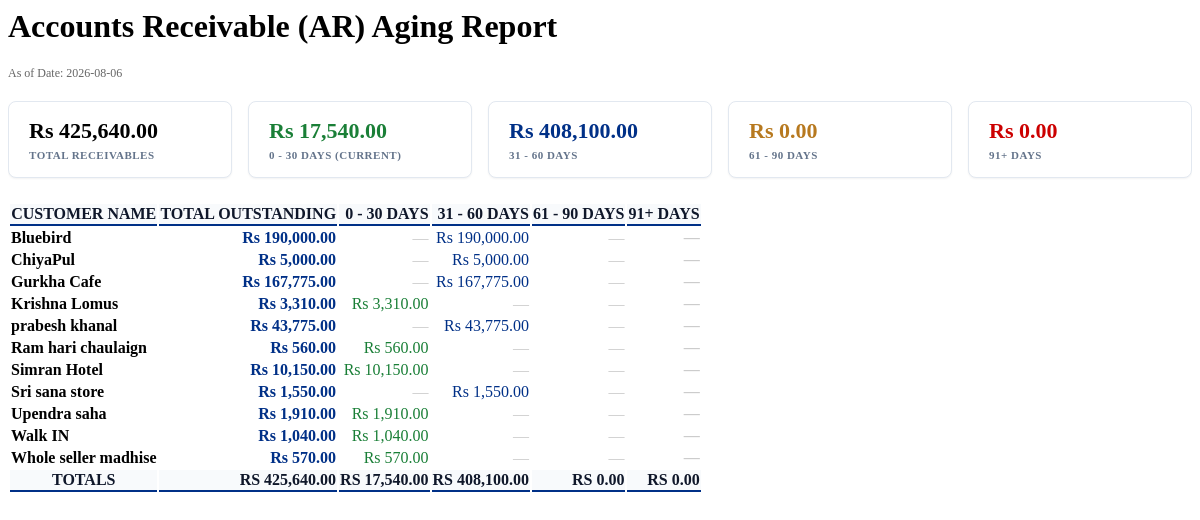
The app's page /forms/modules/reports/customers/receivable_aging_list.php with its own data.
### tables this page shows
CREATE TABLE `system_info` (
  `id` int(30) NOT NULL,
  `meta_field` text NOT NULL,
  `meta_value` text NOT NULL
);

CREATE TABLE `customers` (
  `id` varchar(36) NOT NULL,
  `customer_code` varchar(20) DEFAULT NULL,
  `full_name` varchar(150) NOT NULL,
  `customer_type` enum('retail','wholesale','bar','hotel') NOT NULL,
  `location_id` varchar(36) DEFAULT NULL,
  `phone` varchar(20) DEFAULT NULL,
  `email` varchar(150) DEFAULT NULL,
  `pan_number` varchar(20) DEFAULT NULL,
  `receivable_account_id` varchar(36) NOT NULL,
  `credit_limit` decimal(14,2) DEFAULT NULL,
  `payment_terms_days` int(11) DEFAULT NULL,
  `is_active` tinyint(1) NOT NULL DEFAULT 1,
  `created_at` timestamp NOT NULL DEFAULT current_timestamp(),
  `is_deleted` tinyint(1) DEFAULT 0,
  `updated_at` timestamp NOT NULL DEFAULT current_timestamp() ON UPDATE current_timestamp()
);

### forms/modules/reports/customers/receivable_aging_list.php (the view, shortened to what the rows shown need)
<?php
require_once 'database/DBConnection.php';
require_once 'forms/modules/reports/rpt_helpers.php';
$db = db();
$today = date('Y-m-d');
$customers = $db->fetchAll("SELECT id, customer_code, full_name FROM customers WHERE is_deleted = 0 ORDER BY full_name ASC");
$rows = [];
$total_due = 0.0;
$total_30 = 0.0;
$total_60 = 0.0;
$total_90 = 0.0;
$total_over_90 = 0.0;
foreach ($customers as $c) {
    $ag = get_customer_aging_summary($db, $c['id'], $today);
    $b = $ag['aging30'];
    $tot = $ag['total_due'];
    if ($tot > 0.005) {
        $rows[] = [
            'customer_code' => $c['customer_code'],
            'customer_name' => $c['full_name'],
            'total_due'     => $tot,
            'bucket_30'     => $b['current'] + $b['b30'],
            'bucket_60'     => $b['b60'],
            'bucket_90'     => $b['b90'],
            'bucket_over_90'=> $b['over_90'],
        ];
        $total_due     += $tot;
        $total_30      += ($b['current'] + $b['b30']);
        $total_60      += $b['b60'];
        $total_90      += $b['b90'];
        $total_over_90 += $b['over_90'];
    }
}
?>
<div class="ns-page-header" style="margin-bottom: 20px;">
    <h1 class="ns-page-title"><i class="fas fa-history"></i> Accounts Receivable (AR) Aging Report</h1>
    <div style="font-size: 12px; color: #666; margin-top: 4px;">As of Date: <?= rpt_date($today) ?></div>
</div>
<div class="rpt-summary">
  <div class="rpt-summary-card"><div class="val"><?= rpt_currency($total_due) ?></div><div class="lbl">Total Receivables</div></div>
  <div class="rpt-summary-card"><div class="val" style="color:#1a7f37"><?= rpt_currency($total_30) ?></div><div class="lbl">0 - 30 Days (Current)</div></div>
  <div class="rpt-summary-card"><div class="val" style="color:#003087"><?= rpt_currency($total_60) ?></div><div class="lbl">31 - 60 Days</div></div>
  <div class="rpt-summary-card"><div class="val" style="color:#b7791f"><?= rpt_currency($total_90) ?></div><div class="lbl">61 - 90 Days</div></div>
  <div class="rpt-summary-card"><div class="val" style="color:#c00"><?= rpt_currency($total_over_90) ?></div><div class="lbl">91+ Days</div></div>
</div>
<div class="ns-portlet">
  <div class="ns-portlet-content">
    <table class="ns-table" id="tbl-ar-aging">
      <thead>
        <tr>
          <th>Customer Name</th>
          <th style="text-align:right">Total Outstanding</th>
          <th style="text-align:right">0 - 30 Days</th>
          <th style="text-align:right">31 - 60 Days</th>
          <th style="text-align:right">61 - 90 Days</th>
          <th style="text-align:right">91+ Days</th>
        </tr>
      </thead>
      <tbody>
        <?php foreach ($rows as $r): ?>
          <tr>
            <td style="font-weight:600;"><?= htmlspecialchars($r['customer_name']) ?></td>
            <td style="text-align:right; font-weight:700; color:#003087;"><?= rpt_currency($r['total_due']) ?></td>
            <td style="text-align:right; color:<?= $r['bucket_30'] > 0 ? '#1a7f37' : '#ccc' ?>"><?= $r['bucket_30'] > 0 ? rpt_currency($r['bucket_30']) : '—' ?></td>
            <td style="text-align:right; color:<?= $r['bucket_60'] > 0 ? '#003087' : '#ccc' ?>"><?= $r['bucket_60'] > 0 ? rpt_currency($r['bucket_60']) : '—' ?></td>
            <td style="text-align:right; color:<?= $r['bucket_90'] > 0 ? '#b7791f' : '#ccc' ?>"><?= $r['bucket_90'] > 0 ? rpt_currency($r['bucket_90']) : '—' ?></td>
            <td style="text-align:right; color:<?= $r['bucket_over_90'] > 0 ? '#c00' : '#ccc' ?>; font-weight:700"><?= $r['bucket_over_90'] > 0 ? rpt_currency($r['bucket_over_90']) : '—' ?></td>
          </tr>
        <?php endforeach; ?>
      </tbody>
      <tfoot>
        <tr style="font-weight:900; background:#003087; color:#fff">
          <th>TOTALS</th>
          <th style="text-align:right"><?= rpt_currency($total_due) ?></th>
          <th style="text-align:right"><?= rpt_currency($total_30) ?></th>
          <th style="text-align:right"><?= rpt_currency($total_60) ?></th>
          <th style="text-align:right"><?= rpt_currency($total_90) ?></th>
          <th style="text-align:right"><?= rpt_currency($total_over_90) ?></th>
        </tr>
      </tfoot>
    </table>
  </div>
</div>

### records on screen
system_info: meta_value "2026-08-06"
system_info: meta_value "Rs 425,640.00", meta_value "Rs 17,540.00", meta_value "Rs 408,100.00", meta_value "Rs 0.00", meta_value "Rs 190,000.00", meta_value "Rs 5,000.00", meta_value "Rs 167,775.00", meta_value "Rs 3,310.00", meta_value "Rs 43,775.00", meta_value "Rs 560.00", meta_value "Rs 10,150.00", meta_value "Rs 1,550.00", meta_value "Rs 1,910.00", meta_value "Rs 1,040.00", meta_value "Rs 570.00", meta_value "RS 425,640.00", meta_value "RS 17,540.00", meta_value "RS 408,100.00", meta_value "RS 0.00"
customers: full_name "Bluebird"
customers: full_name "ChiyaPul"
customers: full_name "Gurkha Cafe"
customers: full_name "Krishna Lomus"
customers: full_name "prabesh khanal"
customers: full_name "Ram hari chaulaign"
customers: full_name "Simran Hotel"
customers: full_name "Sri sana store"
customers: full_name "Upendra saha"
customers: full_name "Walk IN"
customers: full_name "Whole seller madhise"
